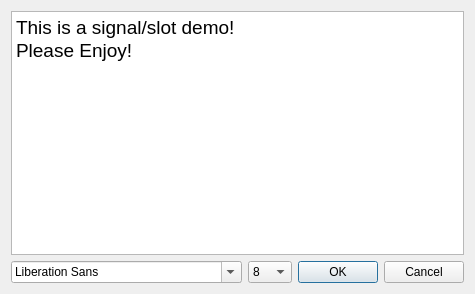
<?xml version="1.0" encoding="UTF-8"?>
<ui version="4.0">
 <class>CWidgetBase</class>
 <widget class="QWidget" name="CWidgetBase">
  <property name="geometry">
   <rect>
    <x>0</x>
    <y>0</y>
    <width>423</width>
    <height>294</height>
   </rect>
  </property>
  <property name="windowTitle">
   <string>Form</string>
  </property>
  <layout class="QGridLayout" name="gridLayout">
   <item row="2" column="0">
    <layout class="QHBoxLayout" name="horizontalLayout_4">
     <item>
      <widget class="QFontComboBox" name="fontComboBox"/>
     </item>
     <item>
      <widget class="QComboBox" name="cbFontSize">
       <item>
        <property name="text">
         <string>8</string>
        </property>
       </item>
       <item>
        <property name="text">
         <string>10</string>
        </property>
       </item>
       <item>
        <property name="text">
         <string>12</string>
        </property>
       </item>
       <item>
        <property name="text">
         <string>16</string>
        </property>
       </item>
       <item>
        <property name="text">
         <string>24</string>
        </property>
       </item>
       <item>
        <property name="text">
         <string>32</string>
        </property>
       </item>
       <item>
        <property name="text">
         <string>64</string>
        </property>
       </item>
      </widget>
     </item>
     <item>
      <widget class="QDialogButtonBox" name="buttonBox">
       <property name="orientation">
        <enum>Qt::Horizontal</enum>
       </property>
       <property name="standardButtons">
        <set>QDialogButtonBox::Cancel|QDialogButtonBox::Ok</set>
       </property>
      </widget>
     </item>
     <item>
      <spacer name="horizontalSpacer_4">
       <property name="orientation">
        <enum>Qt::Horizontal</enum>
       </property>
       <property name="sizeHint" stdset="0">
        <size>
         <width>40</width>
         <height>20</height>
        </size>
       </property>
      </spacer>
     </item>
    </layout>
   </item>
   <item row="1" column="0">
    <widget class="QPlainTextEdit" name="plainTextEdit">
     <property name="font">
      <font>
       <family>Arial</family>
       <pointsize>14</pointsize>
      </font>
     </property>
     <property name="plainText">
      <string>This is a signal/slot demo!
Please Enjoy!</string>
     </property>
    </widget>
   </item>
   <item row="0" column="0">
    <layout class="QGridLayout" name="gridLayout_2"/>
   </item>
  </layout>
 </widget>
 <resources/>
 <connections/>
</ui>
